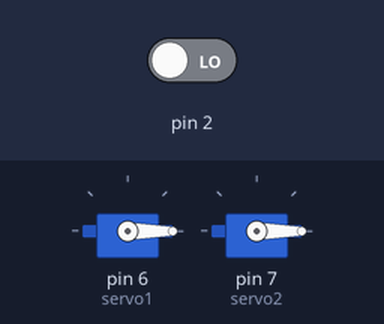
Simulated run of this sketch. Board: Arduino Uno, built with avr-gcc and run on an emulated ATmega328P. Parts: 2 × servo. The test bench sets the inputs (shaded band); at power-on: pin 2 LOW.

Above: at 1.2 s.
1.3 s: pin 2 driven HIGH
At 9.5 s:
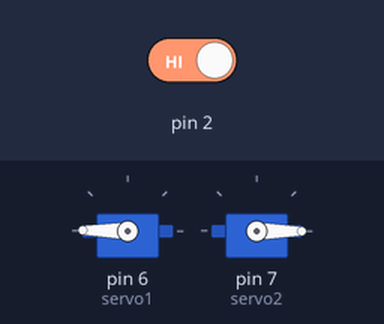
At 14.5 s:
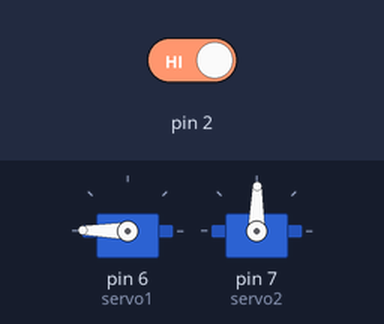
Timing chart, 0 to 53.8 s (numbered marks = the images above; inputs shaded):
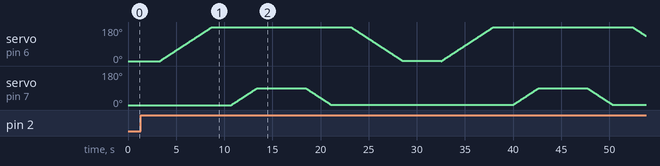

The sketch:

UNO_servo.ino
```cpp
#include<Servo.h>        //서보모터 헤더파일

int i = 0;

Servo servo1;
Servo servo2;

void setup() {

  servo1.write(0);
  servo2.write(0);
  pinMode(2,INPUT);
  pinMode(3,INPUT);
  pinMode(4,INPUT);
  pinMode(5,INPUT);
  pinMode(6,OUTPUT);
  pinMode(7,OUTPUT);
  //servo
  servo1.attach(6);
  servo2.attach(7);
}

void loop() {
  if(digitalRead(2)==1)
     ServoMove();
}

void ServoMove(){
  delay(2000);
  servo_move1();
  delay(5000);
  servo_move2();
  delay(2000);
}

//서보모터 동작
void servo_move1(){

  for(i = 0; i < 180 ; i++)
  {
    servo1.write(i);
    delay(30);                                    //delay값을 조정하여 모터의 속도를 컨터롤가능
  }
  delay(2000);
  for(i = 0; i < 90 ; i++)
  {
    servo2.write(i);
    delay(30);                                    //delay값을 조정하여 모터의 속도를 컨터롤가능
  }
}

void servo_move2(){
  i = 0;
  for(i = 90; i > 0 ; i--)
  {
    servo2.write(i);
    delay(30);                                    //delay값을 조정하여 모터의 속도를 컨터롤가능
  }
   delay(2000);
  for(i = 180; i > 0 ; i--)
  {
    servo1.write(i);
    delay(30);                                    //delay값을 조정하여 모터의 속도를 컨터롤가능
  }
}
```
